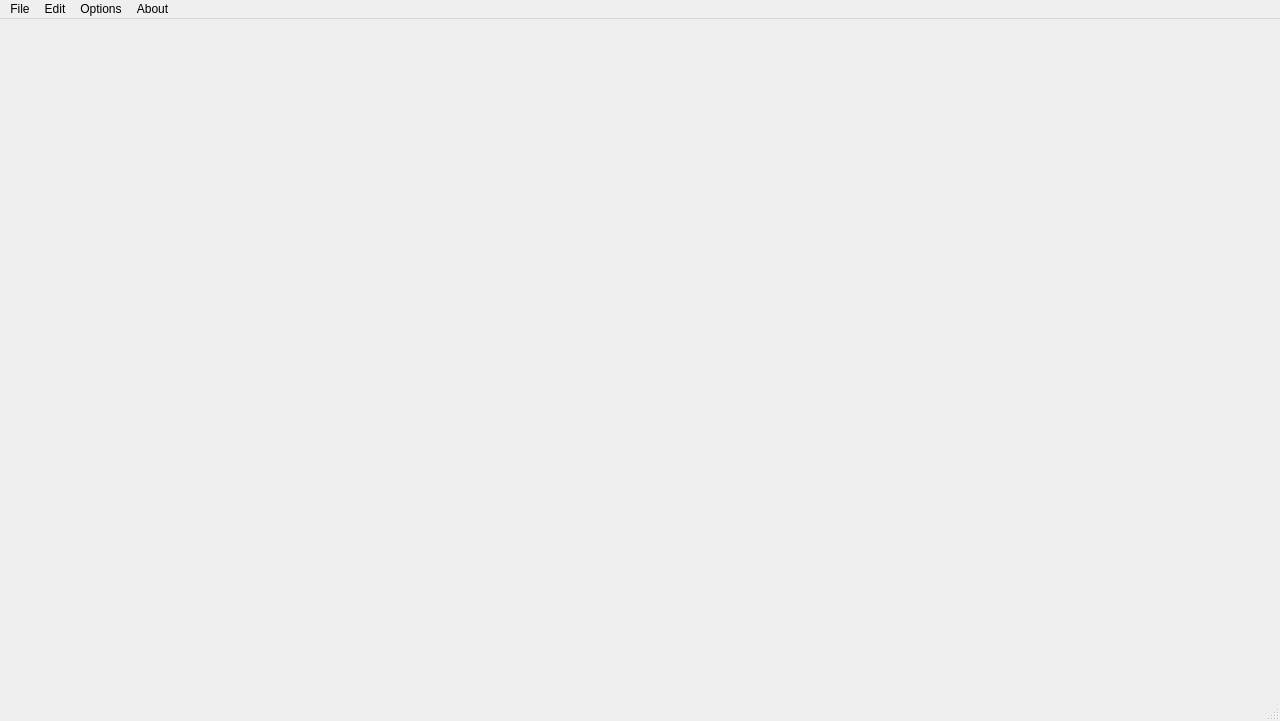
<?xml version="1.0" encoding="UTF-8"?>
<ui version="4.0">
 <class>MainWindow</class>
 <widget class="QMainWindow" name="MainWindow">
  <property name="enabled">
   <bool>true</bool>
  </property>
  <property name="geometry">
   <rect>
    <x>0</x>
    <y>0</y>
    <width>1280</width>
    <height>721</height>
   </rect>
  </property>
  <property name="windowTitle">
   <string notr="true">Collectio Librorum</string>
  </property>
  <widget class="QWidget" name="centralwidget"/>
  <widget class="QMenuBar" name="menubar">
   <property name="geometry">
    <rect>
     <x>0</x>
     <y>0</y>
     <width>1280</width>
     <height>22</height>
    </rect>
   </property>
   <widget class="QMenu" name="menuFile">
    <property name="title">
     <string>File</string>
    </property>
    <addaction name="actionAdd_Colection"/>
    <addaction name="actionAdd_Library"/>
    <addaction name="actionAdd_Book"/>
    <addaction name="actionStatistics"/>
   </widget>
   <widget class="QMenu" name="menuEdit">
    <property name="title">
     <string>Edit</string>
    </property>
   </widget>
   <widget class="QMenu" name="menuOptions">
    <property name="title">
     <string>Options</string>
    </property>
    <addaction name="actionSettings"/>
   </widget>
   <widget class="QMenu" name="menuAbout">
    <property name="title">
     <string>About</string>
    </property>
    <addaction name="actionAbout"/>
    <addaction name="actionHelp"/>
   </widget>
   <addaction name="menuFile"/>
   <addaction name="menuEdit"/>
   <addaction name="menuOptions"/>
   <addaction name="menuAbout"/>
  </widget>
  <widget class="QStatusBar" name="statusbar"/>
  <action name="actionEnglish">
   <property name="text">
    <string>English</string>
   </property>
  </action>
  <action name="actionGerman">
   <property name="text">
    <string>German</string>
   </property>
  </action>
  <action name="actionPolish">
   <property name="text">
    <string>Polish</string>
   </property>
  </action>
  <action name="actionSettings">
   <property name="text">
    <string>Settings</string>
   </property>
  </action>
  <action name="actionAbout">
   <property name="text">
    <string>About</string>
   </property>
  </action>
  <action name="actionHelp">
   <property name="text">
    <string>Help</string>
   </property>
  </action>
  <action name="actionAdd_Colection">
   <property name="text">
    <string>Add Colection</string>
   </property>
  </action>
  <action name="actionAdd_Library">
   <property name="text">
    <string>Add Library</string>
   </property>
  </action>
  <action name="actionAdd_Book">
   <property name="text">
    <string>Add Book</string>
   </property>
  </action>
  <action name="actionStatistics">
   <property name="text">
    <string>Statistics</string>
   </property>
  </action>
 </widget>
 <resources/>
 <connections/>
</ui>
